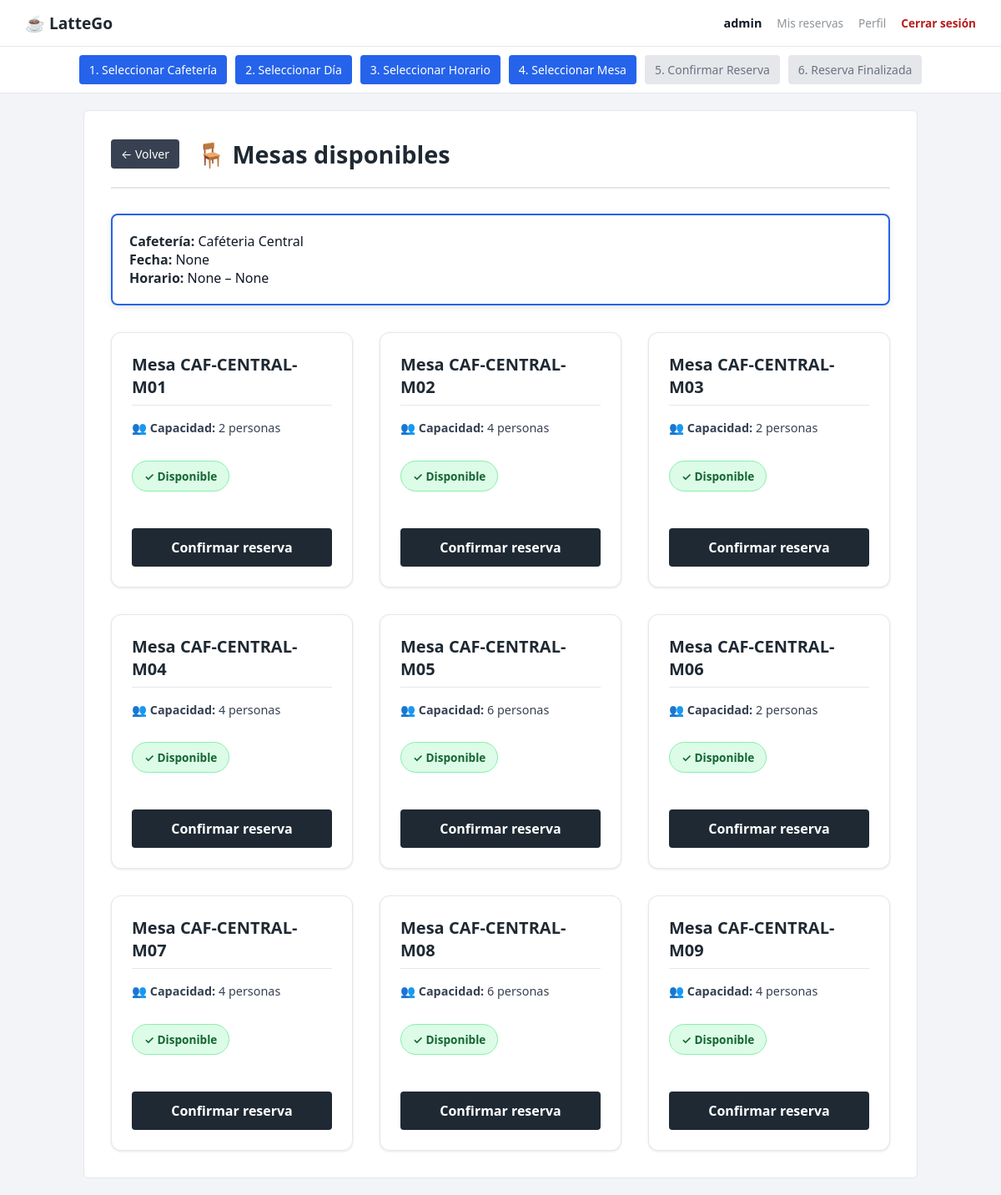
Screenshot of /reservas/cafeteria/1/mesas/ (signed in) with the database file from the repository.
### cafeterias/models.py (models this page shows, shortened)
class Cafeteria(models.Model):
    nombre = models.CharField(max_length=100)
    capacidad = models.PositiveIntegerField()
    hora_apertura = models.TimeField()
    hora_cierre = models.TimeField()
    descripcion = models.TextField()
    ubicacion = models.CharField(max_length=150)
    bloque = models.OneToOneField(
        Bloque,
        on_delete=models.CASCADE
    )

class Mesa(models.Model):
    codigo = models.CharField(max_length=20)
    capacidad = models.PositiveIntegerField()
    cafeteria = models.ForeignKey(
        Cafeteria,
        on_delete=models.CASCADE,
        related_name='mesas'
    )

### reservas/views.py (the view, shortened to what this page needs)
@login_required
def seleccionar_mesa(request, cafeteria_id):
    cafeteria = get_object_or_404(Cafeteria, id=cafeteria_id)
    fecha_str = request.GET.get("fecha")
    hora_inicio_str = request.GET.get("hora_inicio")
    hora_fin_str = request.GET.get("hora_fin")
    fecha = datetime.strptime(fecha_str, "%Y-%m-%d").date() if fecha_str else None
    hora_inicio = datetime.strptime(hora_inicio_str, "%H:%M").time() if hora_inicio_str else None
    hora_fin = datetime.strptime(hora_fin_str, "%H:%M").time() if hora_fin_str else None
    mesas = Mesa.objects.filter(cafeteria=cafeteria)
    if not (fecha and hora_inicio and hora_fin):
        mesas_disponibles = mesas
    return render(
        request,
        "reservas/seleccionar_mesa.html",
        {
            "cafeteria": cafeteria,
            "fecha": fecha_str,
            "hora_inicio": hora_inicio_str,
            "hora_fin": hora_fin_str,
            "mesas": mesas_disponibles,
            "current_step": 4
        }
    )

### reservas/templates/reservas/seleccionar_mesa.html (shortened to what this page needs)
{% extends "reservas/base.html" %}
{% block step_indicator %}
{% if current_step %}
<div class="step-indicator">
  <span class="step {% if current_step >= 1 %}active{% endif %}">1. Seleccionar Cafetería</span>
  <span class="step {% if current_step >= 2 %}active{% endif %}">2. Seleccionar Día</span>
  <span class="step {% if current_step >= 3 %}active{% endif %}">3. Seleccionar Horario</span>
  <span class="step {% if current_step >= 4 %}active{% endif %}">4. Seleccionar Mesa</span>
  <span class="step {% if current_step >= 5 %}active{% endif %}">5. Confirmar Reserva</span>
  <span class="step {% if current_step >= 6 %}active{% endif %}">6. Reserva Finalizada</span>
</div>
{% endif %}
{% endblock %}
{% block content %}
<div class="page-header">
  <a href="{% url 'reservas:calendario_dia' cafeteria.id fecha %}" class="back-button">← Volver</a>
  <h2>🪑 Mesas disponibles</h2>
</div>
<p class="info">
  <strong>Cafetería:</strong> {{ cafeteria.nombre }}<br>
  <strong>Fecha:</strong> {{ fecha }}<br>
  <strong>Horario:</strong> {{ hora_inicio }} – {{ hora_fin }}
</p>
<div class="mesas-grid">
  {% for mesa in mesas %}
    <div class="mesa-card">
      <h3>Mesa {{ mesa.codigo }}</h3>
      <p>👥 <strong>Capacidad:</strong> {{ mesa.capacidad }} personas</p>
      <span class="badge badge-disponible">✓ Disponible</span>
      <button class="btn btn-confirmar-mesa"
         data-mesa-id="{{ mesa.id }}"
         data-mesa-codigo="{{ mesa.codigo }}"
         data-mesa-capacidad="{{ mesa.capacidad }}"
         data-fecha="{{ fecha }}"
         data-hora-inicio="{{ hora_inicio }}"
         data-hora-fin="{{ hora_fin }}">
        Confirmar reserva
      </button>
    </div>
  {% empty %}
    <div class="empty">
      ❌ No hay mesas disponibles para este horario
    </div>
  {% endfor %}
</div>
{% endblock %}

### reservas/templates/reservas/base.html (shortened to what this page needs)
{% load static %}
<!DOCTYPE html>
<html lang="es">
<head>
    <link rel="stylesheet" href="{% static 'reservas/styles.css' %}">
</head>
<body>
<header class="main-header">
    <div class="header-left">
        <span class="logo">☕ LatteGo</span>
    </div>
    <div class="header-right">
        <span class="usuario">
            {{ request.user.username }}
        </span>
        <a href="#" class="header-link disabled">Mis reservas</a>
        <a href="#" class="header-link disabled">Perfil</a>
        <a href="{% url 'logout' %}" class="header-link salir">Cerrar sesión</a>
    </div>
</header>
{% block step_indicator %}
{% endblock %}
<main class="container">
    {% block content %}
    {% endblock %}
</main>
</body>
</html>

### reservas/static/reservas/styles.css (style rules this page uses)
html { overflow-y: scroll; }
:root { --color-primario: #1f2933; --color-secundario: #374151; --color-acento: #2563eb; --color-fondo: #f2f4f7; --color-borde: #e5e7eb; --color-texto: #111827; }
* { margin: 0; padding: 0; box-sizing: border-box; font-family: system-ui, -apple-system, "Segoe UI", Roboto, Arial, sans-serif; }
body { background-color: var(--color-fondo); color: var(--color-texto); }
.container { max-width: 1000px; margin: 20px auto; background: #ffffff; padding: 32px; border-radius: 6px; border: 1px solid var(--color-borde); }
h1, h2, h3 { margin-bottom: 14px; font-weight: 600; color: var(--color-texto); }
h2 { font-size: 1.4rem; }
h3 { font-size: 1.15rem; }
a { text-decoration: none; }
.btn { display: inline-block; padding: 10px 14px; background-color: var(--color-primario); color: #ffffff; border-radius: 4px; font-weight: 500; transition: background-color 0.2s ease; }
button { padding: 10px 16px; background-color: var(--color-primario); color: white; border: none; border-radius: 4px; cursor: pointer; }
.info { background: #ffffff; padding: 20px; border: 2px solid var(--color-acento); margin-bottom: 32px; border-radius: 8px; font-size: 1rem; font-weight: 500; color: var(--color-texto); box-shadow: 0 2px 8px rgba(0,0,0,0.1); }
.info strong { color: var(--color-primario); font-weight: 600; }
.mesas-grid { display: grid; grid-template-columns: repeat(3, 1fr); gap: 32px; margin-top: 20px; }
.cafeteria-card, .mesa-card, .opcion-card { background: #ffffff; border: 1px solid var(--color-borde); padding: 22px; border-radius: 10px; transition: border-color 0.2s ease, background-color 0.2s ease; }
.mesa-card { display: flex; flex-direction: column; justify-content: space-between; padding: 24px; background: #ffffff; border: 1px solid var(--color-borde); border-radius: 12px; transition: all 0.2s ease; box-shadow: 0 1px 3px rgba(0,0,0,0.1); }
.mesa-card h3 { font-size: 1.25rem; font-weight: 700; color: var(--color-primario); margin-bottom: 16px; border-bottom: 1px solid #e5e7eb; padding-bottom: 8px; }
.mesa-card p { margin-bottom: 12px; line-height: 1.5; font-size: 0.9rem; font-weight: 400; color: var(--color-secundario); }
.mesa-card .badge { margin: 16px 0 24px 0; align-self: flex-start; }
.mesa-card .btn { margin-top: 20px; align-self: stretch; text-align: center; padding: 12px 16px; font-size: 1rem; font-weight: 600; }
.badge { display: inline-block; padding: 8px 14px; border-radius: 20px; font-size: 0.85rem; font-weight: 600; margin: 8px 0; border: 1px solid transparent; }
.badge-disponible { background-color: #dcfce7; color: #166534; border-color: #86efac; }
.main-header { display: flex; justify-content: space-between; align-items: center; background-color: #ffffff; padding: 14px 30px; border-bottom: 1px solid var(--color-borde); }
.logo { font-size: 1.2rem; font-weight: 700; color: var(--color-primario); }
.header-right { display: flex; align-items: center; gap: 18px; }
.usuario { font-size: 0.9rem; font-weight: 600; }
.header-link { font-size: 0.85rem; color: var(--color-primario); font-weight: 500; }
.header-link.disabled { opacity: 0.5; pointer-events: none; }
.header-link.salir { color: #b91c1c; font-weight: 600; }
.step-indicator { display: flex; justify-content: center; align-items: center; width: 100%; margin: 0; padding: 10px; background: #ffffff; border-bottom: 1px solid var(--color-borde); flex-wrap: wrap; gap: 10px; }
.step { padding: 8px 12px; border-radius: 4px; background: #e5e7eb; color: #6b7280; font-size: 14px; font-weight: 500; transition: all 0.3s ease; }
.step.active { background: var(--color-acento); color: #ffffff; }
.page-header { display: flex; align-items: center; gap: 20px; margin-bottom: 30px; padding-bottom: 20px; border-bottom: 2px solid var(--color-borde); }
.page-header h2 { font-size: 1.8rem; font-weight: 700; color: var(--color-primario); margin: 0; }
.back-button { display: inline-flex; align-items: center; padding: 8px 12px; background: var(--color-secundario); color: #ffffff; text-decoration: none; border-radius: 4px; font-size: 14px; transition: background 0.3s ease; }

### rows the page displays
Cafeteria: nombre "Caféteria Central"
Mesa: codigo "CAF-CENTRAL-M01", capacidad "2"
Mesa: codigo "CAF-CENTRAL-M02", capacidad "4"
Mesa: codigo "CAF-CENTRAL-M03", capacidad "2"
Mesa: codigo "CAF-CENTRAL-M04", capacidad "4"
Mesa: codigo "CAF-CENTRAL-M05", capacidad "6"
Mesa: codigo "CAF-CENTRAL-M06", capacidad "2"
Mesa: codigo "CAF-CENTRAL-M07", capacidad "4"
Mesa: codigo "CAF-CENTRAL-M08", capacidad "6"
Mesa: codigo "CAF-CENTRAL-M09", capacidad "4"

### other values shown
{{ request.user.username }} "admin"
{{ fecha }} "None"
{{ hora_inicio }} "None"
{{ hora_fin }} "None"
